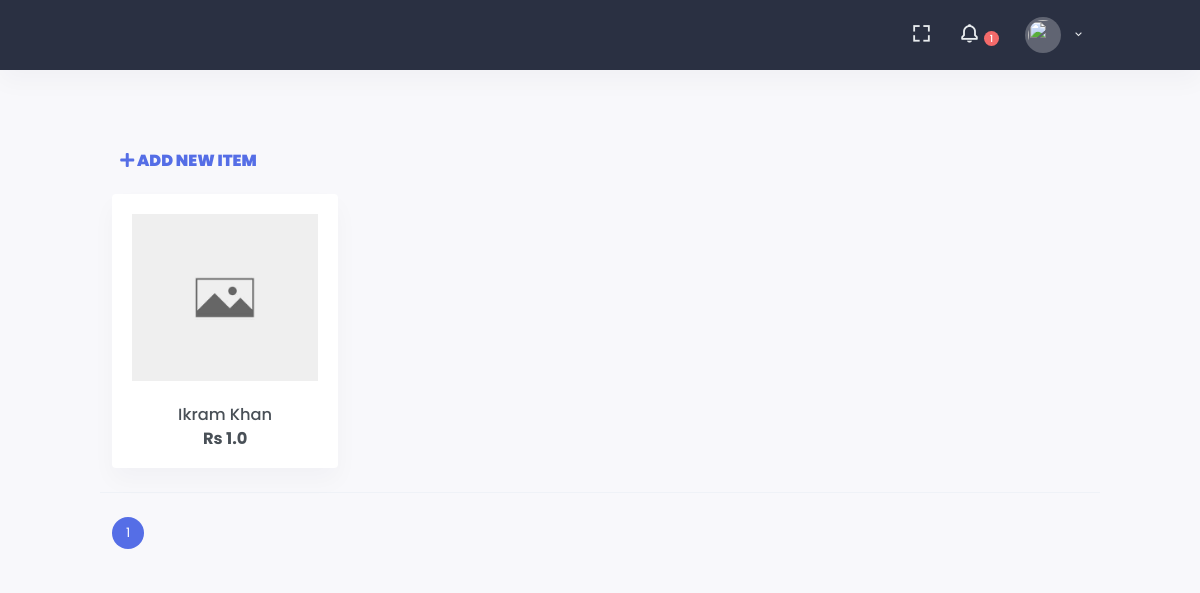
Page /admins/product/ on the earlier database version.
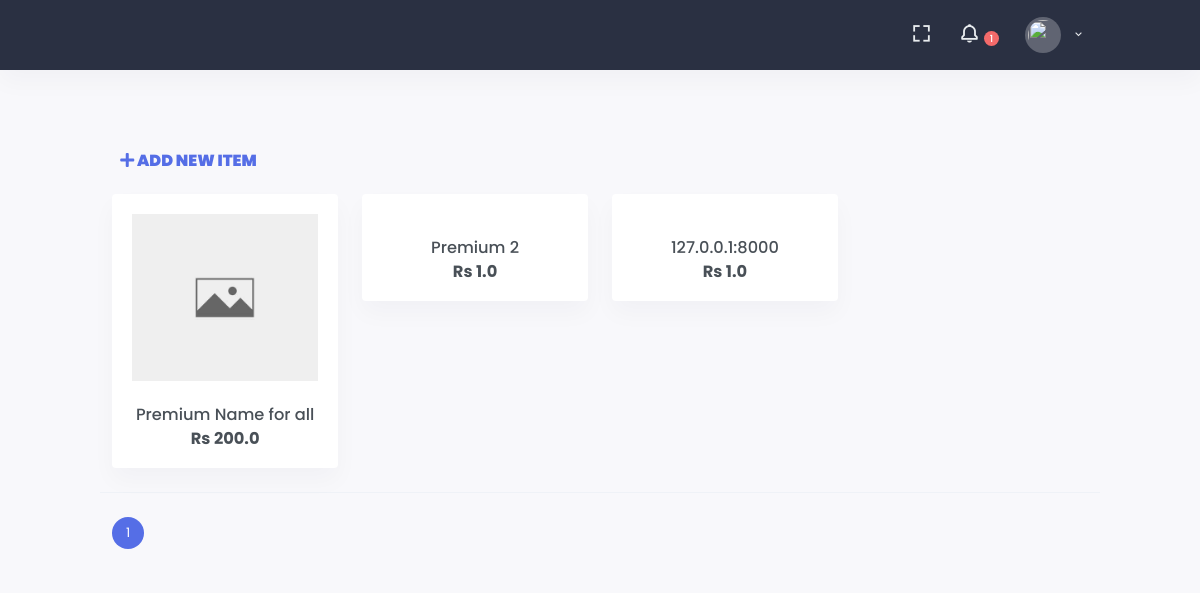
Same page on the later database version.
### src/admins/models.py (models this page shows, shortened)
class Product(models.Model):
    name = models.CharField(max_length=255)
    desc = models.TextField(null=True, blank=True, default='Description not provided yet')
    image = ResizedImageField(
        upload_to='accounts/images/profiles/', null=True, blank=True, size=[350, 350], quality=75, force_format='PNG',
        help_text='size of logo must be 400*400 and format must be png image file', crop=['middle', 'center']
    )
    price_in = models.FloatField(default=1, help_text="Retail price")
    price_out = models.FloatField(default=1, help_text="Sale Price")
    total_quantity_sold = models.PositiveIntegerField(default=0, blank=True)
    total_sales_amount = models.PositiveIntegerField(default=0, blank=True)
    is_active = models.BooleanField(default=True)
    created_on = models.DateTimeField(auto_now_add=True)
    class Meta:
        ordering = ('-total_quantity_sold',)

### src/admins/views.py (the view)
# urls.py: path('admins/product/', views.ProductListView.as_view(), name='admins_product_list'),
class ProductListView(ListView):
    model = Product
    paginate_by = 50

### src/admins/templates/admins/product_list.html (shortened to what this page needs)
{% extends 'core/base.html' %}
{% load static %}
{% block page_heading %}
    <p class="mb-0 pl-2">
        <a href="{% url 'admins_product_create' %}">
            <b>
                <i class="fa fa-plus"></i> Add New Item
            </b>
        </a>
    </p>
{% endblock %}
{% block content %}
    <div class="row">
        {% if object_list %}
            {% for object in object_list %}
                <div class="col-xl-3 col-sm-6">
                    <div class="card">
                        <div class="card-body">
                            <a href="{% url 'admins_product_detail' object.pk %}">
                                <div class="product-img position-relative">
                                    {% if object.image %}
                                        <img src="{{ object.image.url }}" alt=""
                                             class="img-fluid mx-auto d-block">
                                    {% else %}
                                        <img src="{% static 'core/images/no-image.jpg' %}" alt=""
                                             class="img-fluid mx-auto d-block">
                                    {% endif %}
                                </div>
                                <div class="mt-4 text-center">
                                    <h5 class="mb-1 text-truncate">{{ object.name }}</h5>
                                    <h5 class="my-0"><b>Rs {{ object.price_out }}</b></h5>
                                </div>
                            </a>
                        </div>
                    </div>
                </div>
            {% endfor %}
        {% else %}
            <p class="mb-0 text-danger"><b>No Food Items available now</b></p>
        {% endif %}
    </div>
    {% if object_list %}
        <div class="row border-top">
            <div class="col-lg-12">
                <ul class="pagination pagination-rounded mt-4">
                    <li class="page-item active">
                        <a class="page-link">{{ page_obj.number }}</a>
                    </li>
                </ul>
            </div>
        </div>
    {% endif %}
{% endblock %}

Differences in the rows shown:
removed Product: name "Ikram Khan", price_out "1.0"
added Product: name "Premium Name for all", price_out "200.0"
added Product: name "Premium 2", price_out "1.0"
added Product: name "127.0.0.1:8000", price_out "1.0"
